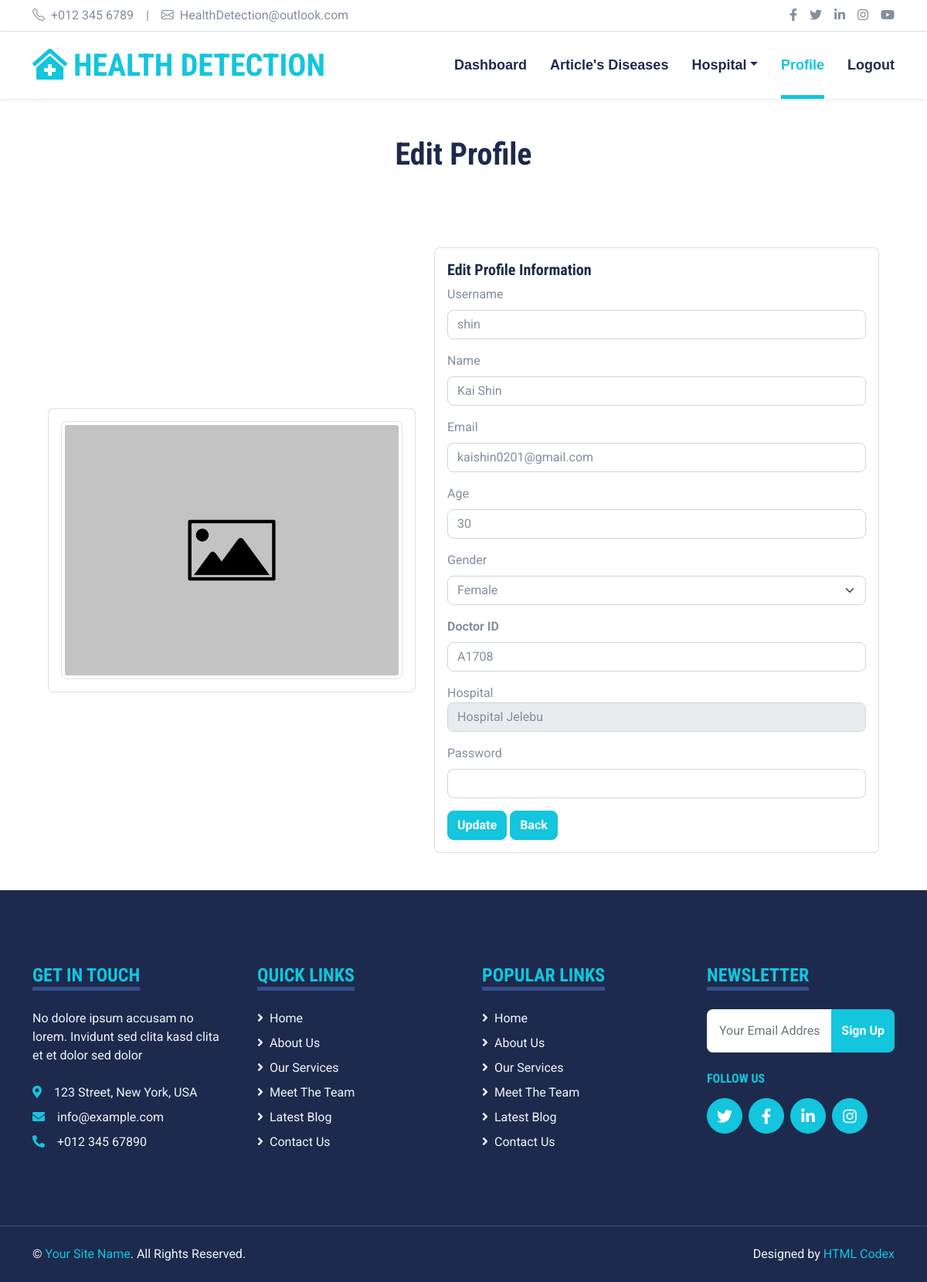
Page /EditProfile.php?userid=25&role=doctor&action=edit (signed in) on the committed database.
### tables this page shows
CREATE TABLE `users` (
  `user_id` int(11) NOT NULL,
  `username` varchar(255) NOT NULL,
  `email` varchar(255) NOT NULL,
  `password` varchar(255) NOT NULL,
  `name` varchar(255) NOT NULL,
  `gender` text NOT NULL,
  `age` int(3) NOT NULL,
  `profile_image` longblob DEFAULT NULL,
  `doctor_id` varchar(20) DEFAULT NULL,
  `hospital_id` int(11) DEFAULT NULL,
  `role` text NOT NULL,
  `approved` tinyint(1) DEFAULT 0,
  `last_login` timestamp NOT NULL DEFAULT current_timestamp() ON UPDATE current_timestamp()
);

### EditProfile.php (the view, shortened to what this page needs)
<?php
	require("connect.php");
    $user_id = $_SESSION['userid'];
    $sql = "SELECT * FROM users WHERE user_id = $user_id";
    $result = $mysqli->query($sql);
    $row = $result->fetch_assoc();
?>
<!DOCTYPE html>
<html lang="en">
<head>
    <link href="https://cdnjs.cloudflare.com/ajax/libs/font-awesome/5.15.0/css/all.min.css" rel="stylesheet">
    <link href="https://cdn.jsdelivr.net/npm/bootstrap-icons@1.4.1/font/bootstrap-icons.css" rel="stylesheet">
    <link href="lib/owlcarousel/assets/owl.carousel.min.css" rel="stylesheet">
    <link href="lib/tempusdominus/css/tempusdominus-bootstrap-4.min.css" rel="stylesheet" />
    <link href="css/bootstrap.min.css" rel="stylesheet">
    <link href="css/style.css" rel="stylesheet">
</head>
<body>
    <div class="container-fluid py-2 border-bottom d-none d-lg-block">
        <div class="container">
            <div class="row">
                <div class="col-md-6 text-center text-lg-start mb-2 mb-lg-0">
                    <div class="d-inline-flex align-items-center">
                        <a class="text-decoration-none text-body pe-3" href=""><i class="bi bi-telephone me-2"></i>+012 345 6789</a>
                        <span class="text-body">|</span>
                        <a class="text-decoration-none text-body px-3" href=""><i class="bi bi-envelope me-2"></i>HealthDetection@outlook.com</a>
                    </div>
                </div>
                <div class="col-md-6 text-center text-lg-end">
                    <div class="d-inline-flex align-items-center">
                        <a class="text-body px-2" href="">
                            <i class="fab fa-facebook-f"></i>
                        </a>
                        <a class="text-body px-2" href="">
                            <i class="fab fa-twitter"></i>
                        </a>
                        <a class="text-body px-2" href="">
                            <i class="fab fa-linkedin-in"></i>
                        </a>
                        <a class="text-body px-2" href="">
                            <i class="fab fa-instagram"></i>
                        </a>
                        <a class="text-body ps-2" href="">
                            <i class="fab fa-youtube"></i>
                        </a>
                    </div>
                </div>
            </div>
        </div>
    </div>
    <div class="container-fluid sticky-top bg-white shadow-sm">
        <div class="container">
            <nav class="navbar navbar-expand-lg bg-white navbar-light py-3 py-lg-0">
                <?php if((isset($_SESSION['isLogin'])) && $_SESSION['isLogin'] == TRUE){
                        if($_SESSION['role']=='user'){
                            echo '<a href="Home.php" class="navbar-brand">';
                        }else if($_SESSION['role']=='doctor'){
                            echo '<a href="DoctorDashboard.php" class="navbar-brand">';
                        }else{
                        echo'<a href="ManageUser.php?role=user" class="navbar-brand">';
                        }
                    }else{
                        echo'<a href="Home.php" class="navbar-brand">';
                    }
                ?>
                    <h1 class="m-0 text-uppercase text-primary"><i class="fa fa-clinic-medical me-2"></i>Health Detection</h1>
                </a>
                <div class="collapse navbar-collapse" id="navbarCollapse">
                    <div class="navbar-nav ms-auto py-0">
                        <?php if (isset($_SESSION['role']) && $_SESSION['role']=="doctor") { ?>
                            <a href="DoctorDashboard.php" class="nav-item nav-link">Dashboard</a>
                        <?php }else if (isset($_SESSION['role']) && $_SESSION['role']=="admin"){ ?>
                            <a href="ManageUser.php?role=user" class="nav-item nav-link">User</a>
                        <?php }else{ ?>
                            <a href="Home.php" class="nav-item nav-link">Home</a>
                        <?php } ?>
                        <a href="CheckDiseases.php" class="nav-item nav-link">
                            <?php echo isset($_SESSION['role']) && $_SESSION['role'] == 'doctor' || $_SESSION['role'] == 'admin' ? "Article's Diseases" : 'Check Diseases'; ?>
                        </a>
                        <div class="nav-item dropdown">
                            <a href="Hospital.php" class="nav-link dropdown-toggle" data-bs-toggle="dropdown">Hospital</a>
                        </div>
                        <?php if (isset($_SESSION['isLogin']) && $_SESSION["isLogin"]===true) { ?>
                        <a href="Profile.php" class="nav-item nav-link active">Profile</a>
                        <a href="logout.php" class="nav-item nav-link">Logout</a>
                        <?php } else { ?>
                        <a href="Login.php" class="nav-item nav-link">Login</a>
                        <a href="Signup.php" class="nav-item nav-link">Signup</a>
                        <?php } ?>
                    </div>
                </div>
            </nav>
        </div>
    </div>
    <div class="container-fluid pt-5">
        <div class="container">
            <div class="text-center mx-auto mb-5" style="max-width: 500px;">
                <?php
                    if(isset($_GET['action']) && $_GET['action']=='edit') {
                        echo '<h1 class="display-6 mb-4">Edit Profile</h1>';
                      } else if(isset($_GET['action']) && $_GET['action']=='changep') {
                        echo '<h1 class="display-6 mb-4">Change Password</h1>';
                      }
                ?>
            </div>
        </div>
    </div>
    <?php if(isset($_GET['action']) && $_GET['action']=='edit') { ?>
    <div class="container-fluid pt-5">
        <div class="row justify-content-center align-items-center">
            <div class="col-md-5">
                <div class="card">
                    <div class="card-body">
                        <?php
                         if ($row['profile_image']) {
                            echo '<img src="' . $row['profile_image'] . '" class="img-thumbnail" id="profile-img"/>';
                        } else {
                            echo '<img src="img/default-image.jpg" class="img-thumbnail" id="profile-img"/>';
                        }
                        ?>
                    </div>
                </div>
            </div>
            <div class="col-md-6">
                <div class="card">
                    <div class="card-body">
                        <h5 class="card-title">Edit Profile Information </h5>
                        <form method="post">
                        <div class="mb-3">
                            <label for="username" class="form-label">Username</label>
                            <input type="text" class="form-control" id="username" name="username" value="<?php echo $row['username']; ?>">
                        </div>
                        <div class="mb-3">
                            <label for="name" class="form-label">Name</label>
                            <input type="text" class="form-control" id="name" name="name" value="<?php echo $row['name']; ?>">
                        </div>
                        <div class="mb-3">
                            <label for="email" class="form-label">Email</label>
                            <input type="email" class="form-control" id="email" name="email" value="<?php echo $row['email']; ?>">
                        </div>
                        <div class="mb-3">
                            <label for="age" class="form-label">Age</label>
                            <input type="number" class="form-control" id="age" name="age" value="<?php echo $row['age']; ?>">
                        </div>
                        <div class="mb-3">
                            <label for="gender" class="form-label">Gender</label>
                            <select class="form-select" id="gender" name="gender">
                                <option value="female" <?php if($row['gender']=='female'){echo 'selected';} ?>>Female</option>
                            </select>
                        </div>
                        <?php if ( isset($_GET['role']) && $_GET['role'] == 'doctor') : ?>
                            <div class="mb-3">
                                <label for="doctorId" class="form-label fw-bolder">Doctor ID</label>
                                <input type="text" class="form-control" id="doctorid" name="doctorid" value="<?php echo $row['doctor_id']; ?>">
                            </div>
                            <div class="form-group mb-3">
                                <label for="hospital">Hospital</label>
                                <select class="form-control" id="hospitalid" name="hospitalid">
                                    <?php
                                    $sql = "SELECT * FROM hospitals WHERE deleted = FALSE ORDER BY hospital_name";
                                    $result = $mysqli->query($sql);
                                    while ($hospital_row = $result->fetch_assoc()) {
                                        $selected = ($hospital_row['hospital_id'] == $row['hospital_id']) ? 'selected' : '';
                                        echo "<option value=\"{$hospital_row['hospital_id']}\" {$selected}>{$hospital_row['hospital_name']}</option>";
                                    }
                                    ?>
                                </select>
                            </div>
                        <?php endif; ?>
                        <div class="mb-3">
                            <label for="password" class="form-label">Password</label>
                            <input type="password" class="form-control" id="password" name="password" required>
                        </div>
                        <button type="submit" class="btn btn-primary" name="update">Update</button>
                        <a href="Profile.php" class="btn btn-primary" name="back">Back</a>
                        </form>
                    </div>
                </div>
            </div>
        </div>
    </div>
    <?php } ?>
<div class="container-fluid bg-dark text-light mt-5 py-5">
        <div class="container py-5">
            <div class="row g-5">
                <div class="col-lg-3 col-md-6">
                    <h4 class="d-inline-block text-primary text-uppercase border-bottom border-5 border-secondary mb-4">Get In Touch</h4>
                    <p class="mb-4">No dolore ipsum accusam no lorem. Invidunt sed clita kasd clita et et dolor sed dolor</p>
                    <p class="mb-2"><i class="fa fa-map-marker-alt text-primary me-3"></i>123 Street, New York, USA</p>
                    <p class="mb-2"><i class="fa fa-envelope text-primary me-3"></i>info@example.com</p>
                    <p class="mb-0"><i class="fa fa-phone-alt text-primary me-3"></i>+012 345 67890</p>
                </div>
                <div class="col-lg-3 col-md-6">
                    <h4 class="d-inline-block text-primary text-uppercase border-bottom border-5 border-secondary mb-4">Quick Links</h4>
                    <div class="d-flex flex-column justify-content-start">
                        <a class="text-light mb-2" href="#"><i class="fa fa-angle-right me-2"></i>Home</a>
                        <a class="text-light mb-2" href="#"><i class="fa fa-angle-right me-2"></i>About Us</a>
                        <a class="text-light mb-2" href="#"><i class="fa fa-angle-right me-2"></i>Our Services</a>
                        <a class="text-light mb-2" href="#"><i class="fa fa-angle-right me-2"></i>Meet The Team</a>
                        <a class="text-light mb-2" href="#"><i class="fa fa-angle-right me-2"></i>Latest Blog</a>
                        <a class="text-light" href="#"><i class="fa fa-angle-right me-2"></i>Contact Us</a>
                    </div>
                </div>
                <div class="col-lg-3 col-md-6">
                    <h4 class="d-inline-block text-primary text-uppercase border-bottom border-5 border-secondary mb-4">Popular Links</h4>
                    <div class="d-flex flex-column justify-content-start">
                        <a class="text-light mb-2" href="#"><i class="fa fa-angle-right me-2"></i>Home</a>
                        <a class="text-light mb-2" href="#"><i class="fa fa-angle-right me-2"></i>About Us</a>
                        <a class="text-light mb-2" href="#"><i class="fa fa-angle-right me-2"></i>Our Services</a>
                        <a class="text-light mb-2" href="#"><i class="fa fa-angle-right me-2"></i>Meet The Team</a>
                        <a class="text-light mb-2" href="#"><i class="fa fa-angle-right me-2"></i>Latest Blog</a>
                        <a class="text-light" href="#"><i class="fa fa-angle-right me-2"></i>Contact Us</a>
                    </div>
                </div>
                <div class="col-lg-3 col-md-6">
                    <h4 class="d-inline-block text-primary text-uppercase border-bottom border-5 border-secondary mb-4">Newsletter</h4>
                    <form action="">
                        <div class="input-group">
                            <input type="text" class="form-control p-3 border-0" placeholder="Your Email Address">
                            <button class="btn btn-primary">Sign Up</button>
                        </div>
                    </form>
                    <h6 class="text-primary text-uppercase mt-4 mb-3">Follow Us</h6>
                    <div class="d-flex">
                        <a class="btn btn-lg btn-primary btn-lg-square rounded-circle me-2" href="#"><i class="fab fa-twitter"></i></a>
                        <a class="btn btn-lg btn-primary btn-lg-square rounded-circle me-2" href="#"><i class="fab fa-facebook-f"></i></a>
                        <a class="btn btn-lg btn-primary btn-lg-square rounded-circle me-2" href="#"><i class="fab fa-linkedin-in"></i></a>
                        <a class="btn btn-lg btn-primary btn-lg-square rounded-circle" href="#"><i class="fab fa-instagram"></i></a>
                    </div>
                </div>
            </div>
        </div>
    </div>
    <div class="container-fluid bg-dark text-light border-top border-secondary py-4">
        <div class="container">
            <div class="row g-5">
                <div class="col-md-6 text-center text-md-start">
                    <p class="mb-md-0">&copy; <a class="text-primary" href="#">Your Site Name</a>. All Rights Reserved.</p>
                </div>
                <div class="col-md-6 text-center text-md-end">
                    <p class="mb-0">Designed by <a class="text-primary" href="https://htmlcodex.com">HTML Codex</a></p>
                </div>
            </div>
        </div>
    </div>
</body>
</html>

### css/style.css (style rules this page uses)
:root { --primary: #13C5DD; --secondary: #354F8E; --light: #EFF5F9; --dark: #1D2A4D; }
.btn { font-weight: 700; transition: .5s; }
.btn-primary { color: #FFFFFF; }
.btn-lg-square { width: 46px; height: 46px; }
.btn-square, .btn-sm-square, .btn-lg-square { padding-left: 0; padding-right: 0; text-align: center; }
.navbar-light .navbar-nav .nav-link { font-family: 'Jost', sans-serif; position: relative; margin-left: 30px; padding: 30px 0; font-size: 18px; font-weight: 700; color: var(--dark); outline: none; transition: .5s; }
.navbar-light .navbar-nav .nav-link:hover, .navbar-light .navbar-nav .nav-link.active { color: var(--primary); }
@media (min-width: 992px) { .navbar-light .navbar-nav .nav-link::before { position: absolute; content: ""; width: 0; height: 5px; bottom: 0; left: 50%; background: var(--primary); transition: .5s; } }
@media (min-width: 992px) { .navbar-light .navbar-nav .nav-link:hover::before, .navbar-light .navbar-nav .nav-link.active::before { width: 100%; left: 0; } }

### rows in the picture
users: username "shin", name "Kai Shin", email "kaishin0201@gmail.com", age "30", gender "Female", doctorid "A1708"

### other values in the picture
form field hospitalid "Hospital Jelebu"
